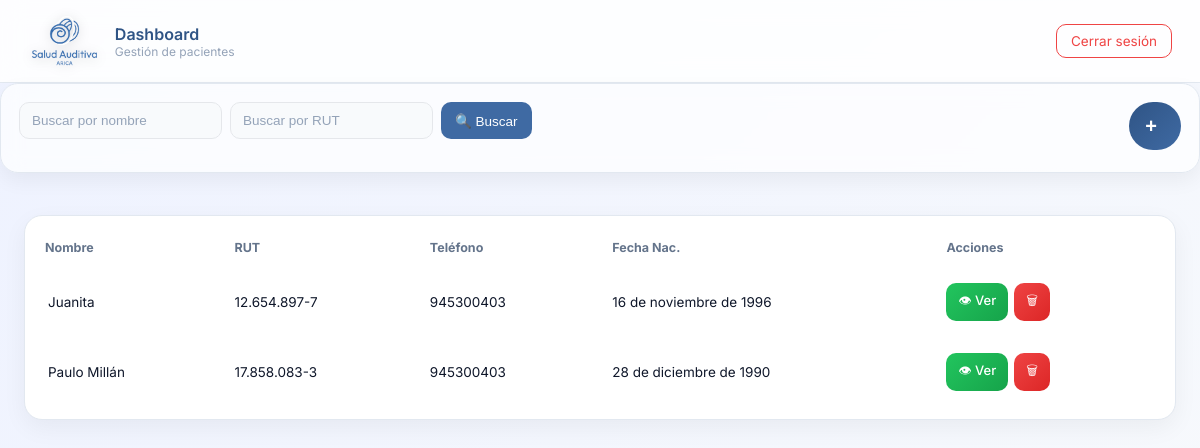
The page /dashboard/ (signed in) on the database its author committed.
### Login/models.py (models this page shows, shortened)
class Paciente(models.Model):
    PREVISION_CHOICES = [
        ('fonasa', 'Fonasa'),
        ('isapre', 'Isapre'),
        ('capredena', 'Capredena'),
        ('dipreca', 'Dipreca')
    ]
    nombre = models.CharField(max_length=150)
    rut = models.CharField(max_length=12, unique=True)
    telefono = models.CharField(max_length=15, blank=True, null=True)
    fecha_nacimiento = models.DateField()
    direccion = models.CharField(max_length=255, blank=True, null=True)
    email = models.EmailField(blank=True, null=True)
    prevision = models.CharField(
        max_length=20,
        choices=PREVISION_CHOICES,
        default='fonasa'
    )
    creado = models.DateTimeField(auto_now_add=True)

### Login/views.py (the view)
# urls.py: path('dashboard/', views.dashboard_view, name='dashboard'),
@login_required
def dashboard_view(request):
    nombre = request.GET.get('nombre')
    rut = request.GET.get('rut')
    pacientes = Paciente.objects.all().order_by('-creado')
    if nombre:
        pacientes = pacientes.filter(nombre__icontains=nombre)
    if rut:
        pacientes = pacientes.filter(rut__icontains=rut)
    return render(request, 'Login/dashboard.html', {
        'pacientes': pacientes
    })

### Login/templates/login/dashboard.html (shortened to what this page needs)
{% load static %}
<link rel="stylesheet" href="{% static 'Login/css/dashboard.css' %}">
<div class="header">
    <div class="header-left">
        <img src="{% static 'Login/img/logo-png.png' %}" alt="Logo" class="logo-header">
        <div class="header-text">
            <span class="title">Dashboard</span>
            <span class="subtitle">Gestión de pacientes</span>
        </div>
    </div>
    <div class="header-right">
        <a href="{% url 'logout' %}" class="btn-logout">Cerrar sesión</a>
    </div>
</div>
<div class="filters">
    <form method="GET" class="filters-form">
        <input type="text" name="nombre" placeholder="Buscar por nombre">
        <input type="text" name="rut" placeholder="Buscar por RUT">
        <button type="submit" class="btn-search">
            🔍 Buscar
        </button>
    </form>
    <button class="fab" onclick="abrirModal()">
        <span class="icon">+</span>
    </button>
</div>
<div class="container">
    <div class="card">
        <table>
            <thead>
                <tr>
                    <th>Nombre</th>
                    <th>RUT</th>
                    <th>Teléfono</th>
                    <th>Fecha Nac.</th>
                    <th>Acciones</th>
                </tr>
            </thead>
            <tbody>
                {% for p in pacientes %}
                <tr>
                    <td>{{ p.nombre }}</td>
                    <td>{{ p.rut }}</td>
                    <td>{{ p.telefono }}</td>
                    <td>{{ p.fecha_nacimiento }}</td>
                    <td class="acciones">
                        <a href="{% url 'ver_paciente' p.id %}" class="btn-view">👁 Ver</a>
                        <a href="#" class="btn-danger" onclick="abrirModalEliminar('{{ p.id }}')">🗑</a>
                    </td>
                </tr>
                {% endfor %}
            </tbody>
        </table>
    </div>
</div>

### Login/static/Login/css/dashboard.css (style rules this page uses)
* { box-sizing: border-box; }
.header { background: rgba(255,255,255,0.85); backdrop-filter: blur(12px); padding: 16px 28px; display: flex; justify-content: space-between; align-items: center; border-bottom: 1px solid #e2e8f0; }
.header-left { display: flex; align-items: center; gap: 14px; }
.header-text { display: flex; flex-direction: column; }
.header-text .title { font-size: 16px; font-weight: 600; color: #2f5485; }
.header-text .subtitle { font-size: 12px; color: #94a3b8; }
.btn-logout { background: transparent; color: #ef4444; padding: 8px 14px; border: 1px solid #ef4444; border-radius: 10px; text-decoration: none; font-size: 13.5px; transition: 0.25s; }
.container { padding: 24px; }
.filters { background: rgba(255,255,255,0.7); backdrop-filter: blur(10px); padding: 18px; border-radius: 18px; border: 1px solid #e2e8f0; margin-bottom: 18px; box-shadow: 0 8px 20px rgba(0,0,0,0.05); display: flex; justify-content: space-between; flex-wrap: wrap; gap: 12px; }
.filters-form { display: flex; gap: 8px; flex-wrap: wrap; }
.filters input, .modal-content input { padding: 10px 12px; border-radius: 10px; border: 1px solid #e5e7eb; outline: none; transition: 0.2s; font-size: 13.5px; background: #f8fafc; }
.filters input::placeholder, .modal-content input::placeholder { color: #94a3b8; }
button, .btn-new, .btn-search { font-size: 13.5px; padding: 10px 14px; border: none; cursor: pointer; }
.btn-search { background: #3f6aa3; color: white; border-radius: 10px; display: flex; align-items: center; gap: 6px; transition: all 0.2s ease; }
.card { background: white; border-radius: 18px; padding: 8px; box-shadow: 0 8px 25px rgba(0,0,0,0.05); overflow-x: auto; border: 1px solid #e2e8f0; }
table { width: 100%; border-collapse: separate; border-spacing: 0 8px; }
th { text-align: left; padding: 8px 12px; color: var(--gray); font-size: 12.5px; }
tbody tr { background: white; border-radius: 12px; transition: all 0.2s ease; }
tbody tr td:first-child { border-left: 3px solid transparent; }
td { padding: 12px; font-size: 13.5px; }
tbody tr { transition: 0.2s; }
.acciones { display: flex; gap: 6px; }
.btn-view, .btn-danger { display: inline-flex; align-items: center; justify-content: center; padding: 8px 12px; font-size: 13px; font-weight: 500; border-radius: 10px; text-decoration: none; transition: all 0.2s ease; }
.btn-view { background: linear-gradient(135deg, #22c55e, #16a34a); color: white; }
.btn-danger { background: linear-gradient(135deg, #ef4444, #dc2626); color: white; }
.fab { height: 48px; min-width: 48px; padding: 0 16px; border-radius: 50px; background: linear-gradient(135deg, #2f5485, #3f6aa3); color: white; display: flex; align-items: center; justify-content: center; gap: 8px; border: none; cursor: pointer; transition: all 0.25s ease; overflow: hidden; }
.fab .icon { font-size: 20px; font-weight: 600; display: flex; align-items: center; justify-content: center; }
.header { display: flex; justify-content: space-between; align-items: center; }
.header-left { display: flex; align-items: center; }
.header-right { display: flex; align-items: center; }
.logo-header { height: 50px; width: auto; filter: drop-shadow(0 2px 6px rgba(0,0,0,0.2)); }

### rows shown on the page
Paciente: nombre "Juanita", rut "12.654.897-7", telefono "945300403", fecha_nacimiento "16 de noviembre de 1996"
Paciente: nombre "Paulo Millán", rut "17.858.083-3", telefono "945300403", fecha_nacimiento "28 de diciembre de 1990"
